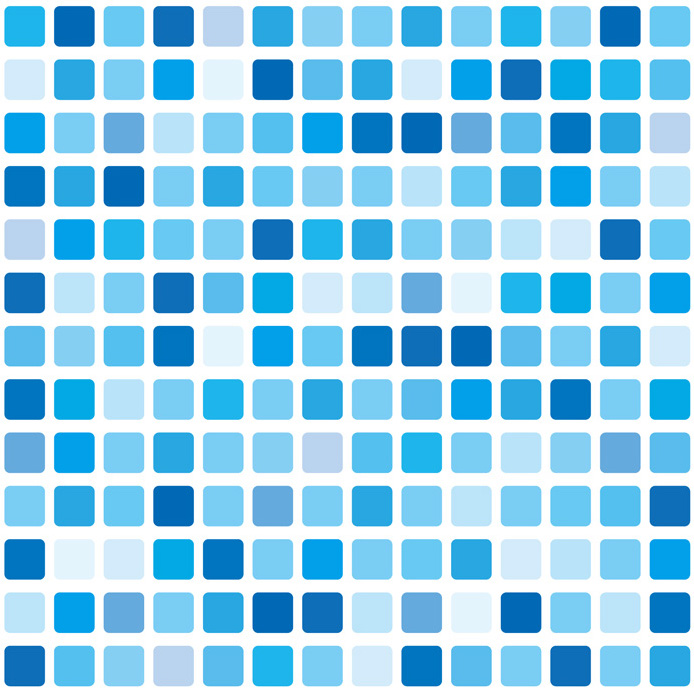
%> input picture popup/data/bathroom_wall.jpg, 694 x 694 px
$ octave --eval "result = SpatialCues(imread('../../popup/data/bathroom_wall.jpg'));"   (GNU Octave 9; MATLAB toolbox functions it lacks are replaced by stand-ins)
%> lines starting %> are read from the running program, lines starting %| are printed output that depends on the picture
function [hC vC] = SpatialCues(im,sz)
im = im2double(im);
if(~exist('sz','var'))
    sz = 11;
end
g = fspecial('gauss', [sz sz], sqrt(sz));
dy = fspecial('sobel');
vf = conv2(g, dy, 'valid');
sz = size(im);
%> sz = [694 694 3]
%vf = [1;-1];

vC = zeros(sz(1:2));
hC = vC;

for b=1:size(im,3)
    vC = max(vC, abs(imfilter(im(:,:,b), vf, 'symmetric')));
    hC = max(hC, abs(imfilter(im(:,:,b), vf', 'symmetric')));
end
%> this loop made 3 passes
%> pass 1, in SpatialCues, `vC = max(vC, abs(imfilter(im(:,:,b), vf, 'symmetric')));`:
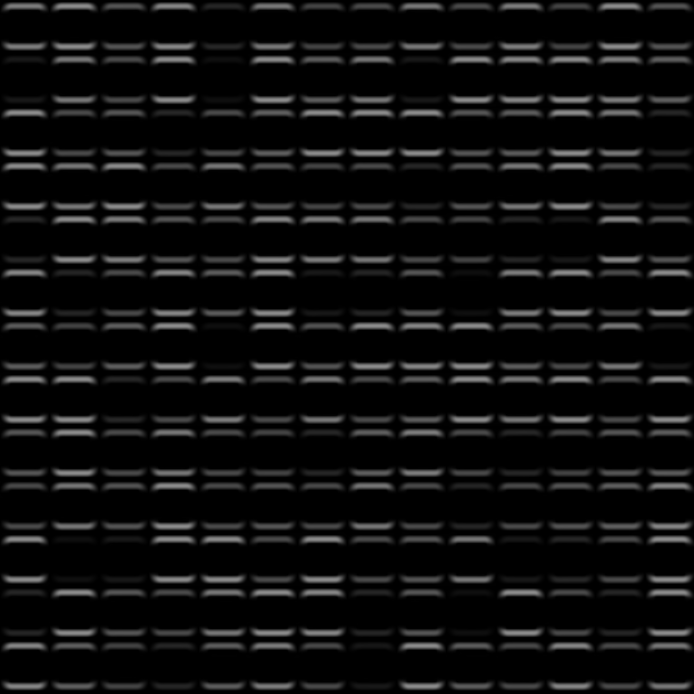
%> vC: size 694x694 double; min 0, max 0.553, mean 0.0623
%> pass 1, in SpatialCues, `hC = max(hC, abs(imfilter(im(:,:,b), vf', 'symmetric')));`:
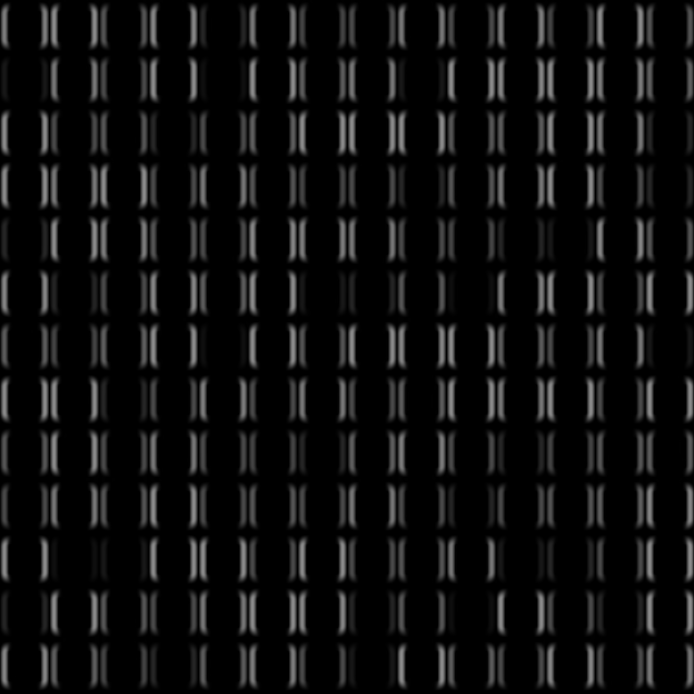
%> hC: size 694x694 double; min 0, max 0.553, mean 0.0619
end
